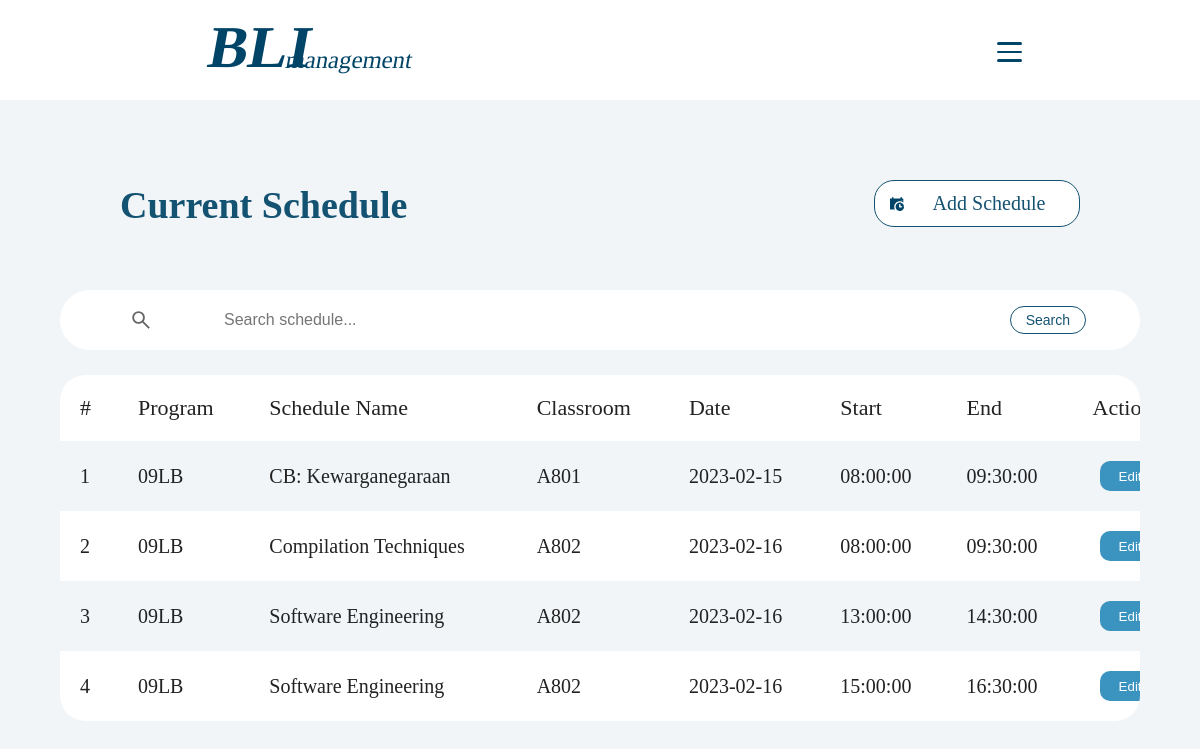
/Schedule/index_schedulePIC.php (signed in), run on the app's committed database.
### tables this page shows
CREATE TABLE `schedule` (
  `ScheduleID` int(11) NOT NULL,
  `ProgramID` varchar(10) NOT NULL,
  `ScheduleName` varchar(50) NOT NULL,
  `Kelas` varchar(10) NOT NULL,
  `Tanggal` date NOT NULL,
  `Mulai` time NOT NULL,
  `selesai` time NOT NULL
);

### UserAccount/dbconnection.php (called while the page is built, shortened)
<?php
    $servername = "localhost";
    $username = "root";
    $password = "";
    $database = "blimanagement";
    $conn = mysqli_connect($servername, $username, $password, $database);
    function query($query){
        global $conn;
        $res = mysqli_query($conn,$query);
        $rows = [];
        while($row = mysqli_fetch_assoc($res)){
            $rows[] = $row;
        }
        return $rows;
    }
?>

### Schedule/index_schedulePIC.php (the view, shortened to what this page needs)
<?php
    require '../UserAccount/dbconnection.php';
    $schedules = query("SELECT * FROM schedule ORDER BY tanggal, mulai");
?>
<!DOCTYPE html>
<html lang="en">
<head>
    <link rel="stylesheet" href="schedule.css">
    <link rel="stylesheet" href="../Timeline/timelinePIC.css">
</head>
<body>
    <header>
        <div class="bg">
            <nav class="navbar">
                <div class="container nav-wrapper">
                    <div class="mainlogo">
                        <div class="logo">
                            <a href="../HomePage/indexPIC.php"><img src="../Assets/HomePage/bli management.svg" alt="" width="292px" height="60px"></a>
                        </div>
                    </div>
                    <div id="hamburger-button">
                        <div></div>
                        <div></div>
                        <div></div>
                    </div>
                </div>
            </nav>
        </div>
    </header>
    <div class="top-navigation">
        <div class="text">Current Schedule</div>
        <a href="index_add.php" class="add-schedule">
            <div class="image"></div>
            <p>Add Schedule</p>
        </a>
    </div>
    <br>
    <form action="" method="post">
        <div class="search-bar">
            <input class="search-input" type="text" name="keyword" size="30" autofocus placeholder="Search schedule..." autocomplete="off" id="keyword">
            <button class="search-button" type="submit" name="search" id="search-button">Search</button>
        </div>
    </form>
    <div class="table-database space50" id="container-ajax">
        <table class="content-table">
            <div class="heading-table">
                <thead>
                    <tr>
                        <td>#</td>
                        <td>Program</td>
                        <td>Schedule Name</td>
                        <td>Classroom</td>
                        <td>Date</td>
                        <td>Start</td>
                        <td>End</td>
                        <td>Actions</td>
                    </tr>
                </thead>
            </div>
            <tbody>
                <?php $i = 1; ?>
                <?php foreach($schedules as $row) : ?>
                <tr>
                    <td><?= $i;?></td>
                    <td><?= $row["ProgramID"]; ?></td>
                    <td><?= $row["ScheduleName"]; ?></td>
                    <td><?= $row["Kelas"]; ?></td>
                    <td><?= $row["Tanggal"]; ?></td>
                    <td><?= $row["Mulai"]; ?></td>
                    <td><?= $row["selesai"]; ?></td>
                    <td style="display: flex;">
                        <button class="button-edit"><a href="index_edit.php?ScheduleID=<?= $row["ScheduleID"]; ?>">Edit</a></button>
                    </td>
                </tr>
                <?php $i++; ?>
                <?php endforeach; ?>
            </tbody>
        </table>
    </div>
</body>
</html>

### Schedule/schedule.css (style rules this page uses)
html { scroll-behavior: smooth; }
:root { --black :#222222; --superblack:#000000; --darkblue :#145272; --darkblue2 :#031120; --lightblue :#F1F5F8; --gray :#A0A1A8; --white :#FFFFFF; --main-font: 'Plus Jakarta Sans'; }
body { font-family: var(--main-font); background-color: var(--lightblue); min-height: 100%; }
* { margin: auto; padding: auto; box-sizing: border-box; list-style: none; text-decoration: none; }
.search-bar { background-color: var(--white); width: 82%; height: 60px; border-radius: 30px; margin-top: 25px; margin-bottom: 25px; display: grid; grid-template-columns: 8% 65% 25%; }
.search-bar svg { fill: #666; }
.search-input { background-color: transparent; border: 0px solid; outline: none; margin-left: 0; font-size: 16px; color: #666; }
.search-button { background-color: var(--darkblue); border: 0px solid; outline: none; color: var(--white); padding: 8px 25px; border-radius: 20px; font-size: 14px; cursor: pointer; margin-right: 0px; }
@media screen and (max-width: 1200px) and (min-width: 312px) { .search-bar { grid-template-columns: 15% 55% 25%; } }
@media screen and (max-width: 1200px) and (min-width: 312px) { .search-input { border-radius: 20px; } }
@media screen and (max-width: 1200px) and (min-width: 312px) { .search-button { border-radius: 15px; padding: 5px 15px; } }
#hamburger-button { display: none; }
.bg { background-color: var(--white); }
.navbar { height: 100px; padding-top: 20px; }
.navbar .nav-wrapper { position: relative; margin: auto; display: flex; justify-content: space-between; align-items: center; }
.logo { margin-top: 0; }
.top-navigation { display: flex; padding-top: 80px; margin-left: 10%; margin-right: 10%; }
.top-navigation .text { font-weight: 800; font-size: 48px; color: var(--darkblue); margin: 0; }
.top-navigation .add-schedule { display: flex; margin-right: 0; height: fit-content; padding: 10px 15px; font-weight: 400; font-size: 20px; line-height: 25px; color: var(--darkblue); background-color: var(--white); border-radius: 20px; border: 1px solid var(--darkblue); transition: 0.3s; }
.add-schedule p { width: 150px; text-align: center; }
.add-schedule .image { background-image: url('../Assets/Schedule/add schedule.svg'); width: 14px; height: 14px; margin-right: 10px; transition: 0.3s; }
.space50 { margin-top: 50px; }
.table-database { width: 1202px; border-radius: 25px; }
.content-table { width: 1200px; height: auto; border-collapse: collapse; margin: 0; min-width: 400px; border-radius: 25px; overflow: hidden; }
.content-table thead td { background-color: var(--white); color: var(--black); text-align: left; font-weight: 500; font-size: 22px; }
.content-table th, .content-table td { padding: 20px 20px; text-align: left; font-size: 20px; font-weight: 300; color: var(--black); }
.content-table tbody tr:nth-of-type(even) { background-color: var(--white); }
.content-table tbody tr:nth-of-type(odd) { background-color: var(--lightblue); }
.button-edit a { color: var(--white); }
.button-edit { width: 60px; height: 30px; text-decoration: none; border: none; background-color: #3B94C0; border-radius: 10px; }
@media screen and (max-width: 1200px) and (min-width: 312px) { #hamburger-button { cursor: pointer; width: 30px; display: grid; grid-template-columns: auto; row-gap: 6px; } }
@media screen and (max-width: 1200px) and (min-width: 312px) { #hamburger-button div { background-color: #004567; width: 25px; height: 2.5px; border-radius: 10px; } }
@media screen and (max-width: 1200px) and (min-width: 312px) { .top-navigation { align-items: end; margin-left: 10%; margin-right: 10%; margin-bottom: 20px; } }
@media screen and (max-width: 1200px) and (min-width: 312px) { .top-navigation .add-schedule { margin: 0; width: fit-content; } }
@media screen and (max-width: 1200px) and (min-width: 312px) { .top-navigation .text { font-size: 38px; margin: 0; } }
@media screen and (max-width: 1200px) and (min-width: 312px) { .table-database { margin: 0; width: 90%; overflow-x: scroll; margin: auto; margin-bottom: 30px; } }

### data on the page
schedule: ProgramID "09LB", ScheduleName "CB: Kewarganegaraan", Kelas "A801", Tanggal "2023-02-15", Mulai "08:00:00", selesai "09:30:00"
schedule: ProgramID "09LB", ScheduleName "Compilation Techniques", Kelas "A802", Tanggal "2023-02-16", Mulai "08:00:00", selesai "09:30:00"
schedule: ProgramID "09LB", ScheduleName "Software Engineering", Kelas "A802", Tanggal "2023-02-16", Mulai "13:00:00", selesai "14:30:00"
schedule: ProgramID "09LB", ScheduleName "Software Engineering", Kelas "A802", Tanggal "2023-02-16", Mulai "15:00:00", selesai "16:30:00"
